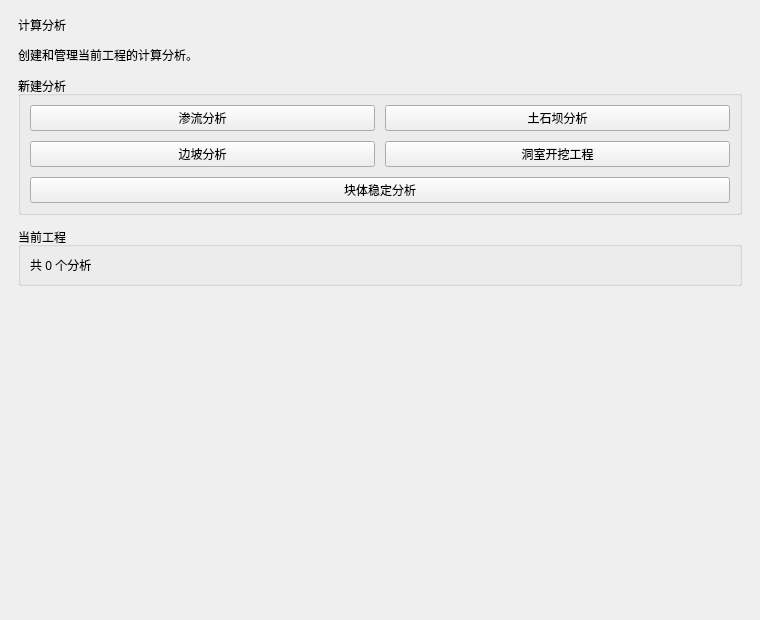
<?xml version='1.0' encoding='UTF-8'?>
<ui version="4.0">
 <class>SolverSettingWidget</class>
 <widget class="QWidget" name="SolverSettingWidget">
  <property name="geometry">
   <rect>
    <x>0</x>
    <y>0</y>
    <width>760</width>
    <height>620</height>
   </rect>
  </property>
  <property name="windowTitle">
   <string>计算分析</string>
  </property>
  <layout class="QVBoxLayout" name="verticalLayoutRoot">
   <property name="leftMargin">
    <number>18</number>
   </property>
   <property name="topMargin">
    <number>16</number>
   </property>
   <property name="rightMargin">
    <number>18</number>
   </property>
   <property name="bottomMargin">
    <number>16</number>
   </property>
   <property name="spacing">
    <number>12</number>
   </property>
   <item>
    <widget class="QLabel" name="pageHeaderLabel">
     <property name="text">
      <string>计算分析</string>
     </property>
    </widget>
   </item>
   <item>
    <widget class="QLabel" name="overviewDescriptionLabel">
     <property name="text">
      <string>创建和管理当前工程的计算分析。</string>
     </property>
     <property name="wordWrap">
      <bool>true</bool>
     </property>
     <property name="visible">
      <bool>false</bool>
     </property>
    </widget>
   </item>
   <item>
    <widget class="QGroupBox" name="createAnalysisGroup">
     <property name="title">
      <string>新建分析</string>
     </property>
     <layout class="QGridLayout" name="createAnalysisLayout">
      <property name="horizontalSpacing">
       <number>10</number>
      </property>
      <property name="verticalSpacing">
       <number>10</number>
      </property>
      <item row="0" column="0">
       <widget class="QPushButton" name="seepageButton">
        <property name="text">
         <string>渗流分析</string>
        </property>
        <property name="minimumHeight">
         <number>38</number>
        </property>
       </widget>
      </item>
      <item row="0" column="1">
       <widget class="QPushButton" name="damButton">
        <property name="text">
         <string>土石坝分析</string>
        </property>
        <property name="minimumHeight">
         <number>38</number>
        </property>
       </widget>
      </item>
      <item row="1" column="0">
       <widget class="QPushButton" name="slopeButton">
        <property name="text">
         <string>边坡分析</string>
        </property>
        <property name="minimumHeight">
         <number>38</number>
        </property>
       </widget>
      </item>
      <item row="1" column="1">
       <widget class="QPushButton" name="caveButton">
        <property name="text">
         <string>洞室开挖工程</string>
        </property>
        <property name="minimumHeight">
         <number>38</number>
        </property>
       </widget>
      </item>
      <item row="2" column="0" colspan="2">
       <widget class="QPushButton" name="blockButton">
        <property name="text">
         <string>块体稳定分析</string>
        </property>
        <property name="minimumHeight">
         <number>38</number>
        </property>
       </widget>
      </item>
     </layout>
    </widget>
   </item>
   <item>
    <widget class="QGroupBox" name="analysisOverviewGroup">
     <property name="title">
      <string>当前工程</string>
     </property>
     <layout class="QVBoxLayout" name="analysisOverviewLayout">
      <item>
       <widget class="QLabel" name="analysisSummaryLabel">
        <property name="text">
         <string>共 0 个分析</string>
        </property>
        <property name="wordWrap">
         <bool>true</bool>
        </property>
       </widget>
      </item>
     </layout>
    </widget>
   </item>
   <item>
    <spacer name="verticalSpacer">
     <property name="orientation">
      <enum>Qt::Vertical</enum>
     </property>
     <property name="sizeHint" stdset="0">
      <size>
       <width>20</width>
       <height>40</height>
      </size>
     </property>
    </spacer>
   </item>
  </layout>
 </widget>
 <resources />
 <connections />
</ui>
